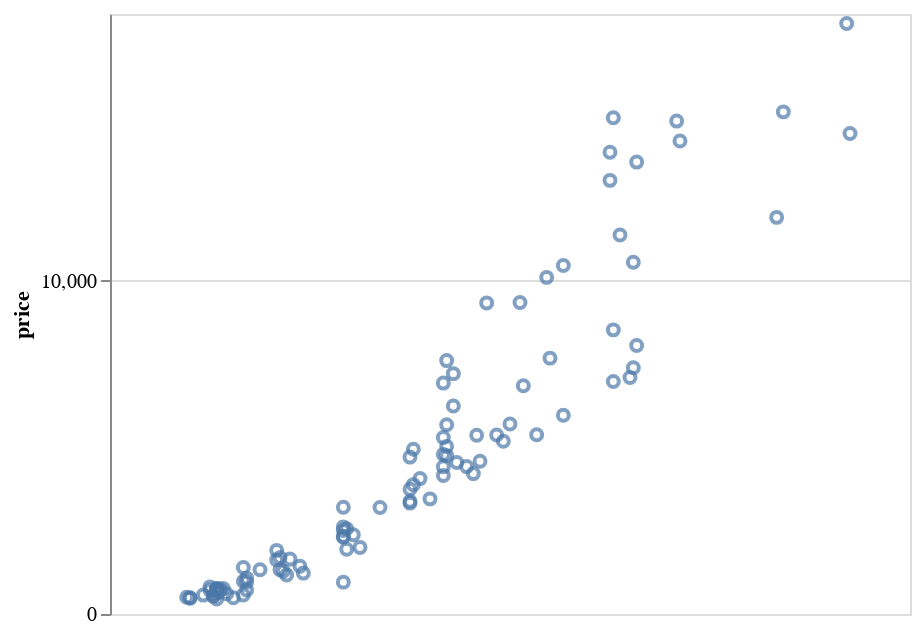

Here is the notebook cell this chart was saved with:
### Markdown cell above
You can also remove an axis altogether.

### Code cell
alt.Chart(diamonds.sample(100)).mark_point().encode(
    alt.X('carat', axis=None),
    alt.Y('price', axis=alt.Axis(tickCount=2)))

### Figure 1 — Vega-Lite specification as saved in the notebook (floating-point values rounded to 4 significant figures)
{"$schema": "https://vega.github.io/schema/vega-lite/v4.8.1.json", "config": {"view": {"continuousHeight": 300, "continuousWidth": 400}}, "data": {"name": "data-296c865a3124b9cac3500428f25e36a5"}, "datasets": {"data-296c865a3124b9cac3500428f25e36a5": [{"carat": 0.32, "clarity": "VVS2", "color": "H", "cut": "Ideal", "depth": 61.6, "price": 628, "table": 55, "x": 4.43, "y": 4.46, "z": 2.74}, {"carat": 0.75, "clarity": "VS1", "color": "J", "cut": "Premium", "depth": 61.6, "price": 1998, "table": 57, "x": 5.88, "y": 5.84, "z": 3.61}, {"carat": 0.71, "clarity": "VVS1", "color": "I", "cut": "Ideal", "depth": 62.4, "price": 2559, "table": 55, "x": 5.69, "y": 5.76, "z": 3.57}, {"carat": 0.4, "clarity": "VVS1", "color": "E", "cut": "Ideal", "depth": 61.5, "price": 1397, "table": 56, "x": 4.78, "y": 4.75, "z": 2.93}, {"carat": 1.01, "clarity": "VS2", "color": "H", "cut": "Very Good", "depth": 62.1, "price": 5028, "table": 57, "x": 6.39, "y": 6.45, "z": 3.99}, {"carat": 2, "clarity": "SI2", "color": "J", "cut": "Premium", "depth": 61.9, "price": 11899, "table": 55, "x": 8.09, "y": 8.06, "z": 5}, {"carat": 1.2, "clarity": "SI2", "color": "G", "cut": "Very Good", "depth": 62, "price": 5698, "table": 60, "x": 6.78, "y": 6.76, "z": 4.2}, {"carat": 0.91, "clarity": "VVS1", "color": "H", "cut": "Premium", "depth": 62.5, "price": 4944, "table": 59, "x": 6.19, "y": 6.16, "z": 3.86}, {"carat": 1.51, "clarity": "VS1", "color": "J", "cut": "Ideal", "depth": 61.9, "price": 8524, "table": 56, "x": 7.41, "y": 7.35, "z": 4.57}, {"carat": 0.58, "clarity": "SI1", "color": "J", "cut": "Ideal", "depth": 62.1, "price": 1227, "table": 55, "x": 5.31, "y": 5.39, "z": 3.32}, {"carat": 0.33, "clarity": "VS1", "color": "G", "cut": "Ideal", "depth": 61.6, "price": 699, "table": 57, "x": 4.46, "y": 4.49, "z": 2.75}, {"carat": 0.7, "clarity": "VS2", "color": "E", "cut": "Ideal", "depth": 61.1, "price": 3201, "table": 59, "x": 5.67, "y": 5.73, "z": 3.48}, {"carat": 0.51, "clarity": "VS2", "color": "H", "cut": "Very Good", "depth": 60.1, "price": 1328, "table": 59.8, "x": 5.14, "y": 5.19, "z": 3.1}, {"carat": 0.73, "clarity": "SI1", "color": "G", "cut": "Ideal", "depth": 61.7, "price": 2377, "table": 60, "x": 5.77, "y": 5.8, "z": 3.57}, {"carat": 0.52, "clarity": "VS1", "color": "I", "cut": "Very Good", "depth": 61.4, "price": 1282, "table": 57, "x": 5.17, "y": 5.19, "z": 3.18}, {"carat": 0.24, "clarity": "VVS2", "color": "F", "cut": "Good", "depth": 64, "price": 471, "table": 61, "x": 3.91, "y": 3.93, "z": 2.51}, {"carat": 1.53, "clarity": "SI1", "color": "F", "cut": "Premium", "depth": 62, "price": 11370, "table": 56, "x": 7.47, "y": 7.39, "z": 4.61}, {"carat": 0.31, "clarity": "SI1", "color": "E", "cut": "Very Good", "depth": 62.7, "price": 544, "table": 58, "x": 4.31, "y": 4.33, "z": 2.71}, {"carat": 0.31, "clarity": "SI1", "color": "I", "cut": "Premium", "depth": 62.3, "price": 537, "table": 58, "x": 4.38, "y": 4.35, "z": 2.72}, {"carat": 0.9, "clarity": "VS2", "color": "I", "cut": "Premium", "depth": 59.1, "price": 3385, "table": 59, "x": 6.28, "y": 6.24, "z": 3.7}, {"carat": 0.51, "clarity": "VS1", "color": "E", "cut": "Very Good", "depth": 60.4, "price": 1697, "table": 59, "x": 5.16, "y": 5.2, "z": 3.13}, {"carat": 1.5, "clarity": "VS1", "color": "G", "cut": "Premium", "depth": 62.4, "price": 13009, "table": 60, "x": 7.29, "y": 7.22, "z": 4.53}, {"carat": 1.04, "clarity": "SI2", "color": "H", "cut": "Ideal", "depth": 61.7, "price": 4543, "table": 57, "x": 6.54, "y": 6.49, "z": 4.02}, {"carat": 0.3, "clarity": "VS2", "color": "D", "cut": "Very Good", "depth": 60.3, "price": 710, "table": 60, "x": 4.28, "y": 4.31, "z": 2.59}, {"carat": 0.7, "clarity": "VS2", "color": "G", "cut": "Very Good", "depth": 61.9, "price": 2507, "table": 55, "x": 5.63, "y": 5.71, "z": 3.51}, {"carat": 1.51, "clarity": "VS2", "color": "E", "cut": "Ideal", "depth": 61.2, "price": 14889, "table": 57, "x": 7.37, "y": 7.47, "z": 4.54}, {"carat": 1.03, "clarity": "VS1", "color": "G", "cut": "Ideal", "depth": 62.2, "price": 7211, "table": 59, "x": 6.48, "y": 6.42, "z": 4.01}, {"carat": 0.41, "clarity": "SI1", "color": "G", "cut": "Premium", "depth": 60.3, "price": 719, "table": 59, "x": 4.76, "y": 4.79, "z": 2.88}, {"carat": 1.11, "clarity": "SI2", "color": "E", "cut": "Premium", "depth": 62.5, "price": 4581, "table": 58, "x": 6.61, "y": 6.63, "z": 4.14}, {"carat": 1.13, "clarity": "VVS2", "color": "G", "cut": "Ideal", "depth": 62.3, "price": 9333, "table": 57, "x": 6.62, "y": 6.66, "z": 4.14}, {"carat": 1.03, "clarity": "VS2", "color": "G", "cut": "Ideal", "depth": 61.8, "price": 6241, "table": 56, "x": 6.54, "y": 6.48, "z": 4.02}, {"carat": 1.01, "clarity": "VS2", "color": "G", "cut": "Very Good", "depth": 62.5, "price": 5679, "table": 57, "x": 6.37, "y": 6.4, "z": 3.99}, {"carat": 0.33, "clarity": "VVS2", "color": "G", "cut": "Ideal", "depth": 61.5, "price": 752, "table": 56, "x": 4.45, "y": 4.49, "z": 2.75}, {"carat": 1.09, "clarity": "SI2", "color": "H", "cut": "Ideal", "depth": 61.5, "price": 4212, "table": 55, "x": 6.65, "y": 6.68, "z": 4.1}, {"carat": 1.18, "clarity": "VS1", "color": "J", "cut": "Ideal", "depth": 61.7, "price": 5182, "table": 56, "x": 6.79, "y": 6.82, "z": 4.2}, {"carat": 0.41, "clarity": "VVS2", "color": "G", "cut": "Ideal", "depth": 60.4, "price": 1076, "table": 56, "x": 4.83, "y": 4.8, "z": 2.91}, {"carat": 0.91, "clarity": "VS1", "color": "H", "cut": "Premium", "depth": 59.2, "price": 3881, "table": 62, "x": 6.2, "y": 6.14, "z": 3.65}, {"carat": 0.3, "clarity": "VVS2", "color": "D", "cut": "Ideal", "depth": 62.2, "price": 814, "table": 55, "x": 4.32, "y": 4.33, "z": 2.69}, {"carat": 1.31, "clarity": "VS1", "color": "G", "cut": "Ideal", "depth": 61.9, "price": 10099, "table": 56, "x": 7.03, "y": 7.13, "z": 4.38}, {"carat": 0.24, "clarity": "VVS1", "color": "E", "cut": "Very Good", "depth": 62.8, "price": 485, "table": 59, "x": 3.94, "y": 3.96, "z": 2.48}, {"carat": 0.57, "clarity": "SI2", "color": "F", "cut": "Ideal", "depth": 62.7, "price": 1432, "table": 56, "x": 5.32, "y": 5.27, "z": 3.32}, {"carat": 0.5, "clarity": "VS2", "color": "E", "cut": "Ideal", "depth": 62.2, "price": 1624, "table": 55, "x": 5.07, "y": 5.09, "z": 3.16}, {"carat": 0.32, "clarity": "VS2", "color": "F", "cut": "Ideal", "depth": 62.1, "price": 645, "table": 57, "x": 4.35, "y": 4.38, "z": 2.71}, {"carat": 1.56, "clarity": "VS2", "color": "J", "cut": "Good", "depth": 57.6, "price": 7094, "table": 65, "x": 7.62, "y": 7.6, "z": 4.38}, {"carat": 0.5, "clarity": "VVS2", "color": "G", "cut": "Premium", "depth": 61.4, "price": 1909, "table": 57, "x": 5.16, "y": 5.1, "z": 3.15}, {"carat": 0.32, "clarity": "VS1", "color": "H", "cut": "Premium", "depth": 62.4, "price": 720, "table": 58, "x": 4.4, "y": 4.35, "z": 2.73}, {"carat": 1.58, "clarity": "SI1", "color": "J", "cut": "Very Good", "depth": 61.6, "price": 8057, "table": 57, "x": 7.47, "y": 7.54, "z": 4.62}, {"carat": 0.7, "clarity": "VVS2", "color": "I", "cut": "Good", "depth": 59.7, "price": 2335, "table": 59, "x": 5.73, "y": 5.77, "z": 3.43}, {"carat": 1.1, "clarity": "SI2", "color": "G", "cut": "Ideal", "depth": 62.1, "price": 5361, "table": 58, "x": 6.61, "y": 6.63, "z": 4.11}, {"carat": 0.45, "clarity": "VVS1", "color": "G", "cut": "Very Good", "depth": 62.2, "price": 1327, "table": 58, "x": 4.9, "y": 4.97, "z": 3.07}, {"carat": 1.5, "clarity": "VS2", "color": "F", "cut": "Premium", "depth": 60.9, "price": 13853, "table": 60, "x": 7.42, "y": 7.35, "z": 4.5}, {"carat": 1, "clarity": "SI1", "color": "F", "cut": "Premium", "depth": 62.6, "price": 5292, "table": 60, "x": 6.32, "y": 6.3, "z": 3.95}, {"carat": 0.28, "clarity": "VS2", "color": "F", "cut": "Premium", "depth": 59.6, "price": 567, "table": 61, "x": 4.28, "y": 4.25, "z": 2.54}, {"carat": 0.41, "clarity": "VS1", "color": "G", "cut": "Premium", "depth": 62.7, "price": 961, "table": 57, "x": 4.77, "y": 4.74, "z": 2.98}, {"carat": 1.57, "clarity": "SI2", "color": "E", "cut": "Ideal", "depth": 61.4, "price": 10550, "table": 56, "x": 7.52, "y": 7.44, "z": 4.59}, {"carat": 0.32, "clarity": "VS2", "color": "I", "cut": "Very Good", "depth": 62.8, "price": 449, "table": 58, "x": 4.33, "y": 4.37, "z": 2.73}, {"carat": 0.32, "clarity": "SI1", "color": "D", "cut": "Premium", "depth": 58.9, "price": 756, "table": 60, "x": 4.49, "y": 4.47, "z": 2.64}, {"carat": 1.07, "clarity": "SI1", "color": "J", "cut": "Ideal", "depth": 62.4, "price": 4422, "table": 56, "x": 6.52, "y": 6.56, "z": 4.08}, {"carat": 0.71, "clarity": "SI1", "color": "J", "cut": "Ideal", "depth": 61.4, "price": 1940, "table": 56, "x": 5.75, "y": 5.78, "z": 3.54}, {"carat": 2.21, "clarity": "SI1", "color": "I", "cut": "Premium", "depth": 61.1, "price": 17714, "table": 59, "x": 8.42, "y": 8.37, "z": 5.13}, {"carat": 0.32, "clarity": "VVS2", "color": "G", "cut": "Ideal", "depth": 61.4, "price": 730, "table": 55, "x": 4.4, "y": 4.43, "z": 2.71}, {"carat": 0.9, "clarity": "VS2", "color": "E", "cut": "Very Good", "depth": 63, "price": 4707, "table": 58, "x": 6.13, "y": 6.16, "z": 3.87}, {"carat": 0.37, "clarity": "VS1", "color": "J", "cut": "Ideal", "depth": 62.6, "price": 487, "table": 57, "x": 4.54, "y": 4.57, "z": 2.85}, {"carat": 0.81, "clarity": "VS2", "color": "G", "cut": "Premium", "depth": 62.9, "price": 3193, "table": 58, "x": 5.94, "y": 5.88, "z": 3.72}, {"carat": 1.01, "clarity": "VS1", "color": "F", "cut": "Ideal", "depth": 62.5, "price": 7602, "table": 54, "x": 6.46, "y": 6.43, "z": 4.03}, {"carat": 0.4, "clarity": "SI2", "color": "G", "cut": "Ideal", "depth": 62.6, "price": 573, "table": 54, "x": 4.73, "y": 4.76, "z": 2.97}, {"carat": 1, "clarity": "VS2", "color": "F", "cut": "Very Good", "depth": 61.9, "price": 6927, "table": 58, "x": 6.41, "y": 6.49, "z": 3.99}, {"carat": 1.7, "clarity": "VS1", "color": "G", "cut": "Good", "depth": 63.9, "price": 14787, "table": 58, "x": 7.46, "y": 7.5, "z": 4.78}, {"carat": 0.7, "clarity": "SI1", "color": "E", "cut": "Ideal", "depth": 62.4, "price": 2614, "table": 55, "x": 5.67, "y": 5.7, "z": 3.55}, {"carat": 1.36, "clarity": "SI2", "color": "I", "cut": "Premium", "depth": 62.7, "price": 5963, "table": 58, "x": 7.08, "y": 7.01, "z": 4.42}, {"carat": 1.16, "clarity": "SI1", "color": "G", "cut": "Very Good", "depth": 60.5, "price": 5372, "table": 60, "x": 6.86, "y": 6.77, "z": 4.12}, {"carat": 0.96, "clarity": "SI2", "color": "H", "cut": "Good", "depth": 56.7, "price": 3454, "table": 62, "x": 6.51, "y": 6.39, "z": 3.66}, {"carat": 1.32, "clarity": "SI1", "color": "G", "cut": "Premium", "depth": 60.6, "price": 7676, "table": 58, "x": 7.12, "y": 7.06, "z": 4.3}, {"carat": 1, "clarity": "SI1", "color": "F", "cut": "Good", "depth": 63.7, "price": 4158, "table": 58, "x": 6.29, "y": 6.34, "z": 4.02}, {"carat": 1, "clarity": "SI1", "color": "H", "cut": "Premium", "depth": 62.3, "price": 4788, "table": 60, "x": 6.38, "y": 6.34, "z": 3.96}, {"carat": 0.93, "clarity": "SI1", "color": "G", "cut": "Premium", "depth": 61, "price": 4062, "table": 59, "x": 6.34, "y": 6.28, "z": 3.85}, {"carat": 0.9, "clarity": "SI2", "color": "H", "cut": "Premium", "depth": 62.1, "price": 3326, "table": 59, "x": 6.13, "y": 6.04, "z": 3.78}, {"carat": 2.02, "clarity": "SI2", "color": "H", "cut": "Very Good", "depth": 62.3, "price": 15064, "table": 58, "x": 7.97, "y": 8.04, "z": 4.99}, {"carat": 0.32, "clarity": "VVS1", "color": "I", "cut": "Ideal", "depth": 61.7, "price": 756, "table": 55, "x": 4.4, "y": 4.39, "z": 2.71}, {"carat": 0.54, "clarity": "IF", "color": "I", "cut": "Ideal", "depth": 61.6, "price": 1647, "table": 53, "x": 5.26, "y": 5.3, "z": 3.25}, {"carat": 1.24, "clarity": "VS2", "color": "H", "cut": "Premium", "depth": 61.2, "price": 6850, "table": 59, "x": 6.89, "y": 6.93, "z": 4.23}, {"carat": 0.4, "clarity": "VS2", "color": "D", "cut": "Ideal", "depth": 61.3, "price": 982, "table": 56, "x": 4.74, "y": 4.79, "z": 2.92}, {"carat": 2.22, "clarity": "SI2", "color": "I", "cut": "Ideal", "depth": 62.7, "price": 14416, "table": 61, "x": 8.31, "y": 8.23, "z": 5.19}, {"carat": 1, "clarity": "SI2", "color": "D", "cut": "Very Good", "depth": 63.7, "price": 4419, "table": 55, "x": 6.32, "y": 6.37, "z": 4.04}, {"carat": 0.23, "clarity": "VVS2", "color": "E", "cut": "Very Good", "depth": 59.3, "price": 505, "table": 60, "x": 4, "y": 4.1, "z": 2.4}, {"carat": 0.34, "clarity": "VS2", "color": "G", "cut": "Ideal", "depth": 62.7, "price": 765, "table": 55, "x": 4.49, "y": 4.48, "z": 2.81}, {"carat": 1.28, "clarity": "SI2", "color": "H", "cut": "Premium", "depth": 60.2, "price": 5376, "table": 60, "x": 6.97, "y": 6.93, "z": 4.31}, {"carat": 1.58, "clarity": "SI1", "color": "E", "cut": "Ideal", "depth": 61, "price": 13557, "table": 57, "x": 7.55, "y": 7.5, "z": 4.59}, {"carat": 1.23, "clarity": "VS1", "color": "F", "cut": "Very Good", "depth": 60.6, "price": 9346, "table": 58, "x": 6.88, "y": 6.95, "z": 4.19}, {"carat": 1.36, "clarity": "VS1", "color": "G", "cut": "Ideal", "depth": 61, "price": 10455, "table": 56, "x": 7.13, "y": 7.11, "z": 4.34}, {"carat": 1.51, "clarity": "SI1", "color": "J", "cut": "Very Good", "depth": 63.5, "price": 6976, "table": 58, "x": 7.29, "y": 7.24, "z": 4.61}, {"carat": 1.57, "clarity": "VS2", "color": "I", "cut": "Premium", "depth": 60.8, "price": 7385, "table": 59, "x": 7.5, "y": 7.47, "z": 4.55}, {"carat": 1.71, "clarity": "SI1", "color": "E", "cut": "Premium", "depth": 62.2, "price": 14190, "table": 58, "x": 7.61, "y": 7.67, "z": 4.75}, {"carat": 0.35, "clarity": "SI1", "color": "I", "cut": "Ideal", "depth": 61.3, "price": 606, "table": 54, "x": 4.56, "y": 4.51, "z": 2.78}, {"carat": 0.9, "clarity": "SI2", "color": "D", "cut": "Good", "depth": 63.8, "price": 3740, "table": 58, "x": 6.13, "y": 6.09, "z": 3.9}, {"carat": 0.7, "clarity": "I1", "color": "G", "cut": "Fair", "depth": 65.2, "price": 956, "table": 58, "x": 5.57, "y": 5.49, "z": 3.61}, {"carat": 0.53, "clarity": "VS2", "color": "I", "cut": "Ideal", "depth": 61.9, "price": 1173, "table": 54, "x": 5.21, "y": 5.23, "z": 3.23}, {"carat": 0.7, "clarity": "VS1", "color": "I", "cut": "Very Good", "depth": 61.9, "price": 2304, "table": 58, "x": 5.7, "y": 5.73, "z": 3.54}, {"carat": 1.01, "clarity": "SI1", "color": "D", "cut": "Fair", "depth": 66.9, "price": 4751, "table": 54, "x": 6.25, "y": 6.21, "z": 4.17}, {"carat": 0.32, "clarity": "SI1", "color": "D", "cut": "Ideal", "depth": 62.8, "price": 756, "table": 56, "x": 4.42, "y": 4.37, "z": 2.76}]}, "encoding": {"x": {"axis": null, "field": "carat", "type": "quantitative"}, "y": {"axis": {"tickCount": 2}, "field": "price", "type": "quantitative"}}, "mark": "point"}
